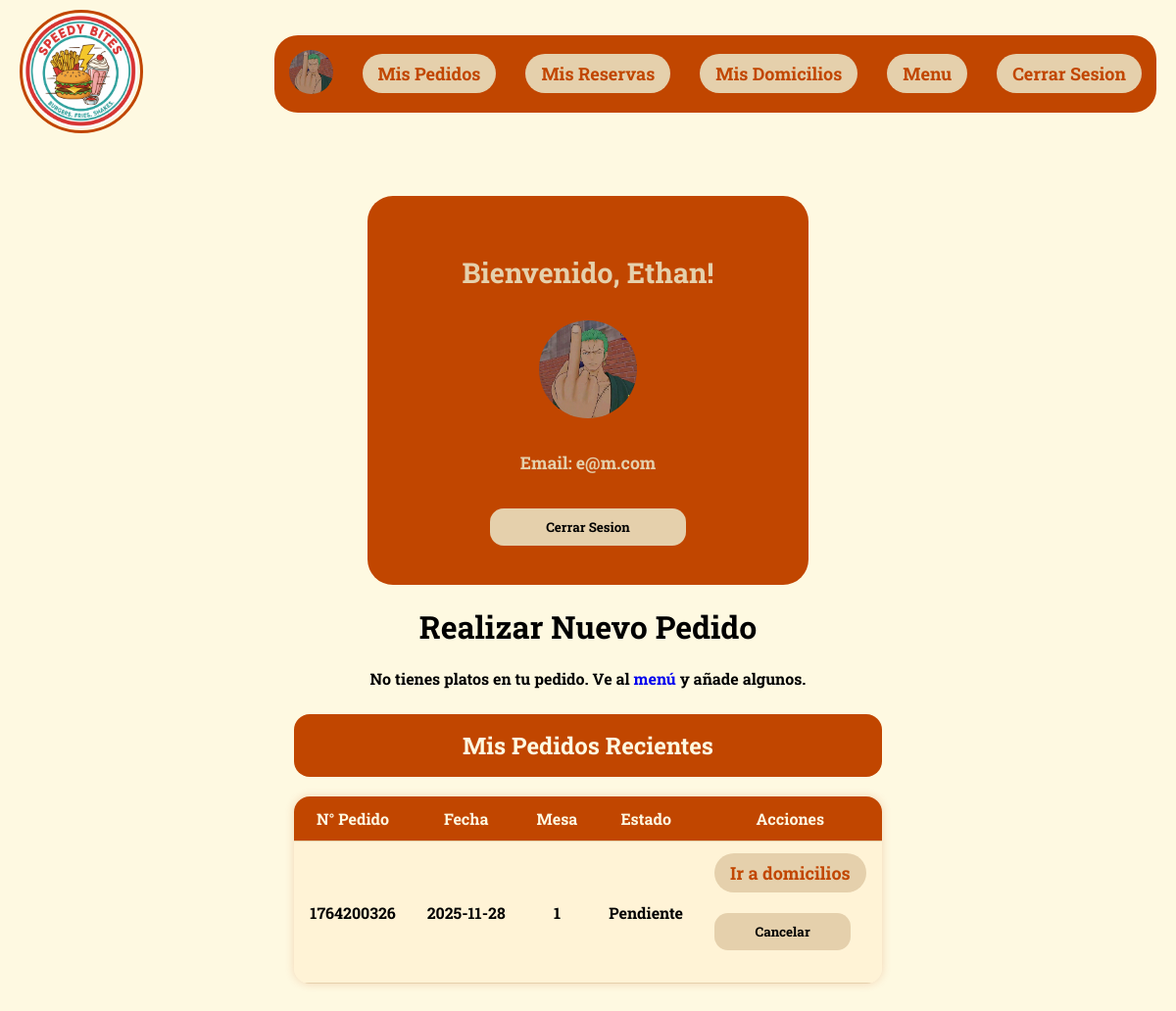
Page /Vista/html/pedidos.php (signed in) on the committed database.
### tables this page shows
CREATE TABLE `pedidos` (
  `ID_P` int(5) NOT NULL,
  `NumeroPedido` int(11) DEFAULT NULL,
  `FechaPedido` date DEFAULT NULL,
  `CantidadPlatos` int(11) NOT NULL,
  `Estado` varchar(80) NOT NULL,
  `ID_Plato` int(11) DEFAULT NULL,
  `ID_User` int(11) DEFAULT NULL,
  `ID_Mesa` int(11) DEFAULT NULL
);

CREATE TABLE `mesas` (
  `ID_R` int(5) NOT NULL,
  `NumeroMesa` int(11) NOT NULL,
  `Capacidad` int(50) NOT NULL,
  `Ubicacion` varchar(255) NOT NULL,
  `Disponibilidad` tinyint(1) NOT NULL
);

### Configuracion/conexion.php (called while the page is built, shortened)
<?php
class DB{
    private static $host = "localhost";
    private static $dbname = "resad";
    private static $username = "Adless";
    private static $password = "115";
    private static $charset = "utf8mb4";
    private static $pdo = null;
    public static function connect(){
        if(self::$pdo === null){
            try{
                $dn = "mysql:host=". self::$host.";dbname=". self::$dbname.";charset=".self::$charset;
                self::$pdo = new PDO($dn,self::$username,self::$password);
                self::$pdo->setAttribute(PDO::ATTR_ERRMODE, PDO::ERRMODE_EXCEPTION);
            }
            catch(PDOException $e){
                die("Error de conexion".$e -> getMessage());
            }
        }
        return self::$pdo;
    }
}
?>

### Modelo/ModeloPedidos.php (called while the page is built, shortened)
<?php
require_once(ROOT_PATH . 'Configuracion/conexion.php');
class Pedidos {
    public $db;
    public function __construct() {
        $this->db = DB::connect();
    }
    public function obtenerPedidosPorUsuario($id_user) {
        $sql = "SELECT
                    r.ID_P,
                    r.NumeroPedido,
                    r.FechaPedido,
                    r.Estado,
                    r.CantidadPlatos,
                    m.NumeroMesa,
                    p.NombrePlato
                FROM
                    pedidos r
                LEFT JOIN
                    mesas m ON r.ID_Mesa = m.ID_R
                LEFT JOIN
                    platos p ON r.ID_Plato = p.ID_Plato
                WHERE r.ID_User = ?";
        $stmt = $this->db->prepare($sql);
        $stmt->execute([$id_user]);
        return $stmt->fetchAll(PDO::FETCH_ASSOC);
    }
}

### Vista/html/pedidos.php (the view, shortened to what this page needs)
<?php
require_once '../../Modelo/ModeloPedidos.php';
$usuario = $_SESSION['usuario_logueado'];
$modelPedidos = new Pedidos();
$modelMesas = new Mesas();
$mesasDisponibles = $modelMesas->obtenerMesasDisponibles() ?? [];
$misPedidos = $modelPedidos->obtenerPedidosPorUsuario($usuario['ID_User']) ?? [];
$carrito = $_SESSION['carrito'] ?? [];
$fecha_minima = date('Y-m-d');
$misPedidosAgrupados = [];
foreach ($misPedidos as $p) {
    $num = $p['NumeroPedido'] ?? $p['ID_P'];
    if (!isset($misPedidosAgrupados[$num])) {
        $misPedidosAgrupados[$num] = $p;
    }
}
?>
<!DOCTYPE html>
<html lang="es">
<head>
    <link href="../css/pedidos.css" rel="stylesheet">
</head>
<body>
<?php if ($usuario): ?>
    <?php if ($usuario['Rolusu'] === 'Administrador'): ?>
        <nav>
            <ul>
                <li>
                    <a href="../../index.php">
                        <img src="../img/Logo.png" id="logo" alt="Logo">
                    </a>
                </li>
                <div id="navbotones">
                    <li>
                        <a href="./perfil.php">
                            <img id="fpp" src="../img/uP/<?= htmlspecialchars($usuario['ImagenPerfil'] ?? 'default.png') ?>" alt="Foto de perfil">
                        </a>
                    </li>
                    <li><a class="botonesnav" href="./menu.php">Menu</a></li>
                    <li><a class="botonesnav" href="../../Controlador/usuarioController.php?action=cerrarSesion">Cerrar Sesion</a></li>
                </div>
            </ul>
        </nav>
    <?php else: ?>
        <nav>
            <ul>
                <li>
                    <a href="../../index.php">
                        <img src="../img/Logo.png" id="logo" alt="Logo">
                    </a>
                </li>
                <div id="navbotones">
                    <li>
                        <a href="./perfil.php">
                            <img id="fpp" src="../img/uP/<?= htmlspecialchars($usuario['ImagenPerfil'] ?? 'default.png') ?>" alt="Foto de perfil">
                        </a>
                    </li>
                    <li><a class="botonesnav" href="./pedidos.php">Mis Pedidos</a></li>
                    <li><a class="botonesnav" href="./reservas.php">Mis Reservas</a></li>
                    <li><a class="botonesnav" href="./domicilios.php">Mis Domicilios</a></li>
                    <li><a class="botonesnav" href="./menu.php">Menu</a></li>
                    <li><a class="botonesnav" href="../../Controlador/usuarioController.php?action=cerrarSesion">Cerrar Sesion</a></li>
                </div>
            </ul>
        </nav>
    <?php endif; ?>
<?php endif; ?>
<div class="Contenedor">
    <div class="user">
        <h1>Bienvenido, <?= htmlspecialchars($usuario['Nombre'])?>!</h1>
        <img id="fp" src="../img/uP/<?= htmlspecialchars($usuario['ImagenPerfil'] ?? 'default.png') ?>" alt="Foto de perfil">
        <h2>Email: <?= htmlspecialchars($usuario['Email']) ?></h2>
        <div class="BotonEditar">
            <form method="POST" action="../../Controlador/usuarioController.php?action=cerrarSesion">
                <button id="btn1" type="submit">Cerrar Sesion</button>
            </form>
        </div>
    </div>
    <?php if ($usuario['Rolusu'] === 'Cliente'): ?>
    <div class="Pedidos">
        <div class="FormularioPedido">
            <h1 class="text">Realizar Nuevo Pedido</h1>
            <?php if (!empty($carrito)): ?>
                <h2 class="Crear">Platos en tu pedido</h2>
                <table>
                    <tr>
                        <th>Plato</th>
                        <th>Cantidad</th>
                        <th>Precio Unitario</th>
                        <th>Total</th>
                    </tr>
                    <?php foreach ($carrito as $item): ?>
                    <tr>
                        <td><?= htmlspecialchars($item['nombre']) ?></td>
                        <td><?= htmlspecialchars($item['cantidad']) ?></td>
                        <td><?= htmlspecialchars($item['precio']) ?></td>
                        <td><?= htmlspecialchars($item['precio'] * $item['cantidad']) ?></td>
                    </tr>
                    <?php endforeach; ?>
                </table>
                <form class="Crear2" action="../../Controlador/pedidoController.php?action=guardarPedido" method="POST">
                    <label>Seleccionar Mesa Disponible</label>
                    <div>
                        <select name="id_mesa" required>
                            <option value="">-- Selecciona una Mesa --</option>
                            <?php foreach($mesasDisponibles as $mesa): ?>
                                <option value="<?= htmlspecialchars($mesa['ID_R']) ?>">
                                    Mesa <?= htmlspecialchars($mesa['NumeroMesa']) ?>
                                </option>
                            <?php endforeach; ?>
                        </select>
                    </div>
                    <label>Fecha del pedido</label>
                    <input type="date" name="fecha_pedido" required min="<?= $fecha_minima ?>">
                    <label>Hora del pedido</label>
                    <input type="time" name="hora_pedido" required min="13:00" max="22:00">
                    <button type="submit" id="btn" style="margin-top: 10px;">Confirmar Pedido</button>
                </form>
            <?php else: ?>
                <p class="text">No tienes platos en tu pedido. Ve al <a href="menu.php">menú</a> y añade algunos.</p>
            <?php endif; ?>
        </div>
        <div class="ListaPedidos">
            <div style="display:flex; justify-content:space-between; align-items:center; flex-wrap:wrap; gap:10px;">
                <h2 class="Crear">Mis Pedidos Recientes</h2>
            </div>
            <table>
                <tr>
                    <th>N° Pedido</th>
                    <th>Fecha</th>
                    <th>Mesa</th>
                    <th>Estado</th>
                    <th>Acciones</th>
                </tr>
                <?php foreach($misPedidosAgrupados as $numPedido => $p): ?>
                <tr>
                    <td><?= htmlspecialchars($numPedido) ?></td>
                    <td><?= htmlspecialchars($p['FechaPedido']) ?></td>
                    <td><?= htmlspecialchars($p['NumeroMesa'] ?? 'N/A') ?></td>
                    <td><?= htmlspecialchars($p['Estado'] ?? 'Pendiente') ?></td>
                    <td>
                        <a class="botonesnav" href="./domicilios.php">Ir a domicilios</a>
                        <form method="POST" action="../../Controlador/pedidoController.php?action=EliminarP" style="display: inline;">
                            <button id="btn" type="submit" class="delete">Cancelar</button>
                        </form>
                    </td>
                </tr>
                <?php endforeach; ?>
            </table>
        </div>
    </div>
    <?php endif; ?>
</div>
</body>
</html>

### Vista/css/pedidos.css (style rules this page uses)
* { text-decoration: none; text-decoration-line: none; }
body { font-family: "Roboto Slab", serif; font-optical-sizing: auto; font-weight: bold; font-style: normal; background-color: #FEF9E1; margin: 0; padding: 0; width: 100%; }
nav { width: 100%; }
ul { list-style-type: none; display: flex; justify-content: space-between; align-items: center; padding: 10px 20px; margin: 0; }
#logo { width: 120px; border: #C14600 3px solid; border-radius: 100%; }
#navbotones { background-color: #C14600; display: flex; justify-content: center; align-items: center; gap: 30px; padding: 15px; border-radius: 24px; }
.botonesnav { display: block; color: #C14600; padding: 8px 16px; text-decoration: none; font-size: 18px; background-color: #E5D0AC; border-radius: 26px; transition: 0.2s ease-out; white-space: nowrap; }
.Contenedor { display: flex; margin-top: 30px; margin-bottom: 50px; flex-direction: column; align-items: center; text-align: center; justify-content: center; padding: 20px; }
.user { background-color: #C14600; padding: 40px; color: #E5D0AC; border-radius: 26px; width: 90%; max-width: 450px; box-sizing: border-box; }
.user img { width: 100px; height: auto; margin: 10px 0 20px 0; }
.user h1 { font-size: 1.8em; }
.user h2 { font-size: 1.1em; margin: 10px 0; }
.BotonEditar { margin-top: 35px; flex-direction: column; display: flex; justify-content: center; gap: 15px; text-decoration: none; color: black; }
#btn1 { padding: 10px; display: block; width: 90%; max-width: 200px; background-color: #E5D0AC; border-radius: 14px; border: none; font-family: "Roboto Slab", serif; font-optical-sizing: auto; font-weight: bold; font-style: normal; cursor: pointer; transition: 0.2s ease-out; text-align: center; margin: 0 auto; text-align: center; }
#fp { border-radius: 100%; }
#fpp { width: 45px; border-radius: 100%; }
.Crear, .Reserva { margin-top: 10px; background-color: #C14600; display: flex; flex-direction: row; width: 100%; border-radius: 16px; padding: 16px; color: #FEF9E1; align-items: center; justify-content: center; box-sizing: border-box; gap: 15px; }
#btn { padding: 10px; display: block; width: 90%; max-width: 200px; background-color: #E5D0AC; border-radius: 14px; border: none; font-family: "Roboto Slab", serif; font-optical-sizing: auto; font-weight: bold; font-style: normal; cursor: pointer; transition: 0.2s ease-out; text-align: center; }
table { width: 100%; max-width: 1000px; border-collapse: collapse; margin: 0 auto; font-family: "Roboto Slab", serif; background-color: #FEF9E1; box-shadow: 0 0 10px rgba(193, 70, 0, 0.2); border-radius: 16px; overflow: hidden; }
table th, table td { padding: 12px 16px; text-align: center; border-bottom: 1px solid #E5D0AC; }
table th { background-color: #C14600; color: #FEF9E1; font-weight: bold; font-size: 1em; }
table tr:nth-child(even) { background-color: #FFF3D6; }
table td form { display: inline-block; margin: 0 4px; }
table td button { padding: 6px 12px; background-color: #E5D0AC; border: none; border-radius: 10px; font-family: "Roboto Slab", serif; font-weight: bold; cursor: pointer; transition: background-color 0.2s ease-out; }

### rows in the picture
pedidos: numPedido "1764200326", FechaPedido "2025-11-28", ID_Mesa.NumeroMesa "1", Estado "Pendiente"

### other values in the picture
$usuario['Nombre'] "Ethan"
$usuario['Email'] "e@m.com"
